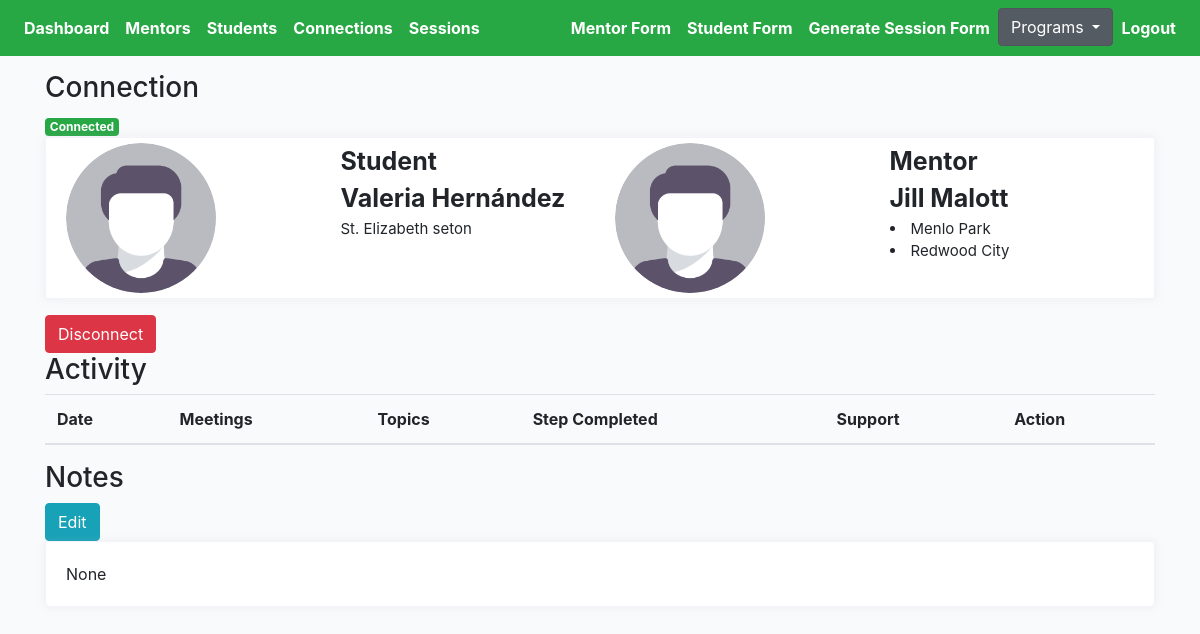
/choice/105/connection-detail (signed in), run on the app's committed database.
### cprofiles/models.py (models this page shows, shortened)
class Connection(models.Model):
    student = models.ForeignKey(Student, on_delete=models.CASCADE, related_name='student')
    mentor = models.ForeignKey(Mentor, on_delete=models.CASCADE, related_name='mentor')
    status = models.CharField(max_length=200, choices=STATUS_CHOICES)
    updated = models.DateTimeField(auto_now=True)
    created = models.DateTimeField(auto_now_add=True)
    flag = models.BooleanField(default=False)
    progress = models.CharField(max_length=200, blank=True, null=True, choices=PROGRESS_CHOICES)
    note = models.TextField(null=True, blank=True, max_length=1000)

class Student(models.Model):
    avatar = models.ImageField(default='avatar.png', upload_to='avatars/')
    first_name = models.CharField(max_length=200, blank=True)
    last_name = models.CharField(max_length=200, blank=True)
    email = models.EmailField(max_length=200, blank=True)
    gender = models.CharField(max_length=200, choices=GENDER_CHOICES)
    grade = models.CharField(max_length=200, choices=GRADE_CHOICES)
    school = models.CharField(max_length=200, blank=True)
    language_preference = models.CharField(null=True, blank=True, max_length=200, choices=STUDENT_PREFER_LANGUAGE_CHOICES)
    parent1_first_name = models.CharField(max_length=200, blank=True)
    parent1_last_name = models.CharField(max_length=200, blank=True)
    parent1_phone = models.CharField(max_length=200, blank=True)
    parent1_email = models.EmailField(max_length=200, blank=True)
    academic_advisor = models.CharField(max_length=200, blank=True)
    academic_advisor_email = models.EmailField(max_length=200, blank=True)
    activity = models.TextField(null=True, blank=True, max_length=1000)
    ind_scl = models.TextField(null=True, blank=True, max_length=1000)
    dont_know = models.TextField(null=True, blank=True, max_length=1000)
    proud = models.TextField(null=True, blank=True, max_length=1000)
    learn = models.TextField(null=True, blank=True, max_length=1000)
    happy = models.TextField(null=True, blank=True, max_length=1000)
    hobby = models.TextField(null=True, blank=True, max_length=1000)
    int_ind_school = models.TextField(null=True, blank=True, max_length=1000)
    look_ind_school = models.TextField(null=True, blank=True, max_length=1000)
    strength = models.TextField(null=True, blank=True, max_length=1000)
    obstacle = models.TextField(null=True, blank=True, max_length=1000)
    child_strength = models.ManyToManyField(Childstrength, blank=True, related_name='child_strength')
    social_strength = models.ManyToManyField(Socialstrength, blank=True, related_name='social_strength')
    interview_language = models.CharField(null=True, blank=True, max_length=200, choices=LANGUAGE_CHOICES)
    question = models.TextField(null=True, blank=True, max_length=1000)
    updated = models.DateTimeField(auto_now=True)
    created = models.DateTimeField(auto_now_add=True)
    slug = models.SlugField(unique=True, blank=True)
    flag = models.BooleanField(default=False)
    note = models.TextField(null=True, blank=True, max_length=1000)
    question1 = models.CharField(null=True, blank=True, max_length=200, choices=QUESTION_CHOICES)
    answer1 = models.TextField(null=True, blank=True, max_length=1000)
    question2 = models.CharField(null=True, blank=True, max_length=200, choices=QUESTION_CHOICES)
    answer2 = models.TextField(null=True, blank=True, max_length=1000)
    __initial_first_name = None
    __initial_last_name = None
    def __init__(self, *args, **kwargs):
        super().__init__(*args, **kwargs)
        self.__initial_first_name = self.first_name
        self.__initial_last_name = self.last_name

class Mentor(models.Model):
    avatar = models.ImageField(default='avatar.png', upload_to='avatars/')
    first_name = models.CharField(max_length=200, blank=True)
    last_name = models.CharField(max_length=200, blank=True)
    email = models.EmailField(max_length=200, blank=True)
    phone = models.CharField(max_length=200, blank=True)
    address = models.CharField(max_length=200, blank=True)
    prefer_grade = models.CharField(max_length=200, choices=MENTOR_GRADE_CHOICES)
    prefer_gender = models.CharField(max_length=200, choices=GENDER_CHOICES)
    prefer_location = models.ManyToManyField(Preferlocation, blank=True, related_name='prefer_location')
    mentor_last_year = models.CharField(null=True, blank=True, max_length=200, choices=YES_NO)
    language = models.ManyToManyField(Mentorlanguage, blank=True, related_name='mentor_language')
    experience = models.CharField(null=True, blank=True, max_length=200, choices=YES_NO)
    familiar = models.TextField(null=True, blank=True, max_length=1000)
    share = models.TextField(null=True, blank=True, max_length=1000)
    hobby = models.TextField(null=True, blank=True, max_length=1000)
    question = models.TextField(null=True, blank=True, max_length=1000)
    friends = models.ManyToManyField(Student, blank=True, related_name='mentors')
    updated = models.DateTimeField(auto_now=True)
    created = models.DateTimeField(auto_now_add=True)
    slug = models.SlugField(unique=True, blank=True)
    flag = models.BooleanField(default=False)
    ethnic = models.CharField(null=True, blank=True, max_length=200, choices=ETHNIC_CHOICES)
    def get_locations(self):
        return self.prefer_location.all()
    __initial_first_name = None
    __initial_last_name = None
    def __init__(self, *args, **kwargs):
        super().__init__(*args, **kwargs)
        self.__initial_first_name = self.first_name
        self.__initial_last_name = self.last_name

class Preferlocation(models.Model):
    name = models.CharField(max_length=200, blank=True)
    def __str__(self):
        return self.name

### cprofiles/views.py (the view)
# urls.py: path('<pk>/connection-detail', ConnectionDetailView.as_view(), name='connection-profile-detail'),
@method_decorator(login_required, name='dispatch')
@method_decorator(allowed_users(allowed_roles=['choice', 'admin']), name='dispatch')
class ConnectionDetailView(DetailView):
    model = Connection
    template_name = 'choice/choice-connection-detail.html'
    def get_object(self):
        pk = self.kwargs.get('pk')
        connection = Connection.objects.get(pk=pk)
        return connection
    def get_context_data(self, **kwargs):
        context = super().get_context_data(**kwargs)
        pk = self.kwargs.get('pk')
        connection = Connection.objects.get(pk=pk)
        sessions = Session.objects.filter(submit_status=True).filter(connection=connection)
        sessions_ = []
        for item in sessions:
            sessions_.append(item)
        context["sessions"] = sessions_
        return context

### templates/choice/choice-connection-detail.html (shortened to what this page needs)
{% extends 'cbase.html' %}
{% load static %}
{% block stylesheet %}{% static '/css/profile.css' %}{% endblock %}
{% block content %}
<h3>Connection</h3>
{% if connection.status == 'connected' %}
<div><span class="badge badge-success">Connected</div>
{% elif connection.status == 'disconnected' %}
<div><span class="badge badge-danger">Disconnected</span><span> on {{connection.updated | date:"M d, Y" }}</span></div>
{% elif connection.status == 'inactive' %}
<div><span class="badge badge-warning">Inactive</div>
{% endif %}
<div class="profile-page tx-13">
    <div class="row">
        <div class="col-12 grid-margin">
            <div class="profile-header">
                <div class="header-links">
                    <div class="container header">
                        <div class="row">
                            <div class="col">
                                <div class="row">
                                    <div class="col">
                                        <img class="profile-pic" src="{{connection.student.avatar.url}}" alt="profile">
                                    </div>
                                    <div class="col">
                                        <div style="font-size:25px; font-weight:bold" class="profile-name">
                                            Student</div>
                                        <div style="font-size:25px; font-weight:bold" class="profile-name">
                                            {{connection.student.first_name}}
                                            {{connection.student.last_name}}</div>
                                        <div style="font-size:15px" class="profile-name">
                                            {{connection.student.school}}</div>
                                    </div>
                                </div>
                            </div>
                            <div class="col">
                                <div class="row">
                                    <div class="col">
                                        <img class="profile-pic" src="{{connection.mentor.avatar.url}}" alt="profile">
                                    </div>
                                    <div class="col">
                                        <div style="font-size:25px; font-weight:bold" class="profile-name">
                                            Mentor</div>
                                        <div style="font-size:25px; font-weight:bold" class="profile-name">
                                            {{connection.mentor.first_name}}
                                            {{connection.mentor.last_name}}</div>
                                        <div style="font-size:15px" class="profile-name">
                                            {% for location in connection.mentor.get_locations %}
                                            <li>{{location}}</li>
                                            {% endfor %}
                                        </div>
                                    </div>
                                </div>
                            </div>
                        </div>
                    </div>
                </div>
            </div>
        </div>
    </div>
    {% if connection.status == 'connected' %}
    <form action="{% url 'profiles:remove-connect' %}" method="POST">
        <button type="submit" class="btn btn-danger">Disconnect</button>
    </form>
    {% elif connection.status == 'disconnected' %}
    <a href="{% url 'profiles:student-detail-view' connection.student.slug %}"><button type="submit"
            class="btn btn-info">Connect
            Mentor</button></a>
    {% endif %}
    <h3>Activity</h3>
    <div class="table-responsive-lg">
        <table class="table">
            <thead>
                <tr>
                    <th scope="col">Date</th>
                    <th scope="col">Meetings</th>
                    <th scope="col">Topics</th>
                    <th scope="col">Step Completed</th>
                    <th scope="col">Support</th>
                    <th scope="col">Action</th>
                </tr>
            </thead>
        </table>
    </div>
    <h3>Notes</h3>
    <a href="{% url 'cprofiles:connection-note-update-profile' connection.pk %}"><button type="submit"
            class="btn btn-info">Edit</button></a>
    <div class="row">
        <div class="col-sm-12">
            <div class="card h-100">
                <div class="card-body">
                    <p class="card-text">{{connection.note}}</p>
                </div>
            </div>
        </div>
    </div>
    {% endblock content %}

### core/static/css/base.css (style rules this page uses)
.container { width: 100%; padding-right: 15px; padding-left: 15px; margin-right: auto; margin-left: auto; margin-top: 55px; }
body { background:#FAFAFA; }

### core/static/css/profile.css (style rules this page uses)
body { background-color: #f9fafb; margin-top:0px; }
.profile-page .profile-header { box-shadow: 0 0 10px 0 rgba(183, 192, 206, 0.2); border: 1px solid #f2f4f9; }
.profile-page .profile-header .header-links { padding: 5px; display: -webkit-flex; display: flex; -webkit-justify-content: center; justify-content: center; background: #fff; border-radius: 0 0 .25rem .25rem; }
img { vertical-align: middle; border-style: none; }
.grid-margin { margin-bottom: 1rem; }
.card { box-shadow: 0 0 10px 0 rgba(183, 192, 206, 0.2); -webkit-box-shadow: 0 0 10px 0 rgba(183, 192, 206, 0.2); -moz-box-shadow: 0 0 10px 0 rgba(183, 192, 206, 0.2); -ms-box-shadow: 0 0 10px 0 rgba(183, 192, 206, 0.2); }
.card { position: relative; display: flex; flex-direction: column; min-width: 0; word-wrap: break-word; background-color: #fff; background-clip: border-box; border: 1px solid #f2f4f9; border-radius: 0.25rem; }
.profile-pic { border-radius: 50%; height: auto; width: 150px; }
.container .header { margin-top: 0px; }

### data on the page
Connection: student.avatar (placeholder picture), student.first_name "Valeria", student.last_name "Hernández", student.school "St. Elizabeth seton", mentor.avatar (placeholder picture), mentor.first_name "Jill", mentor.last_name "Malott", note "None"
Preferlocation: name "Menlo Park"
Preferlocation: name "Redwood City"
